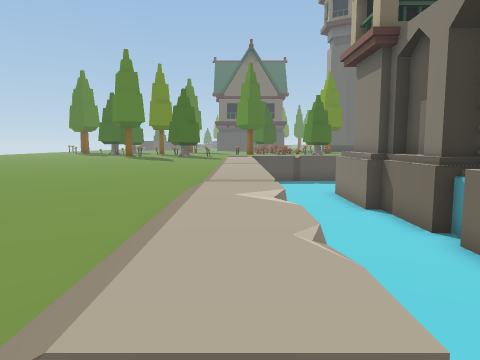
view 1 (above)

24 first-person views from a walk through a scene from a Unity 3-D project. The camera is 1.2 m above the floor, tilts 6° down and sees 70° across. The floor is counted in squares, 2 m on a side. Each view is taken from the middle of a square. On the plan, view 1 faces up. The plan holds only what a view shows up to about 10 squares ahead; the rest is blank. The place goes on beyond the plan. The player is left out.

view 2
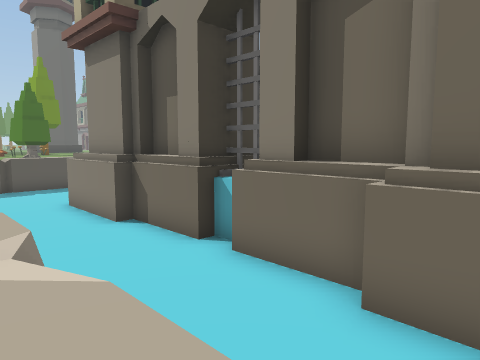

view 3
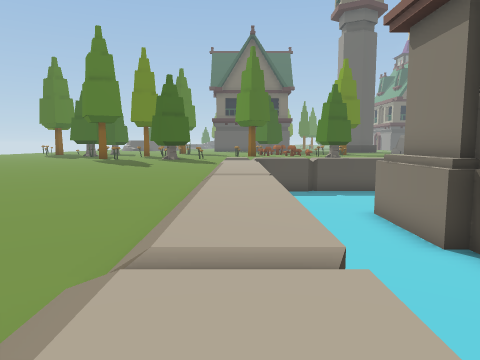

view 4
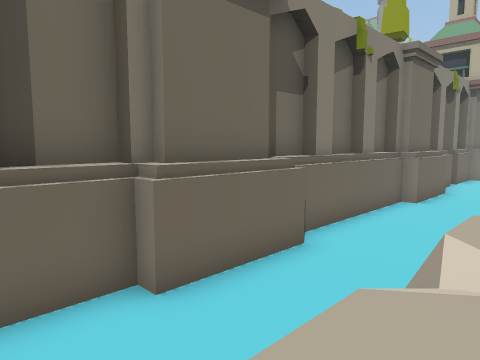

view 5
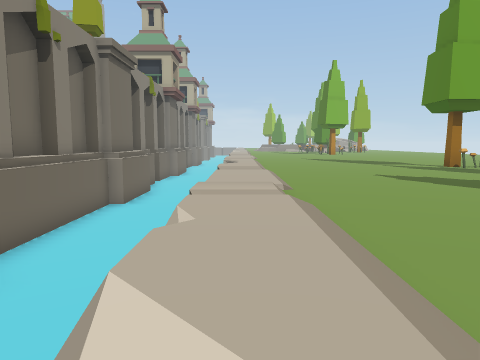

view 6
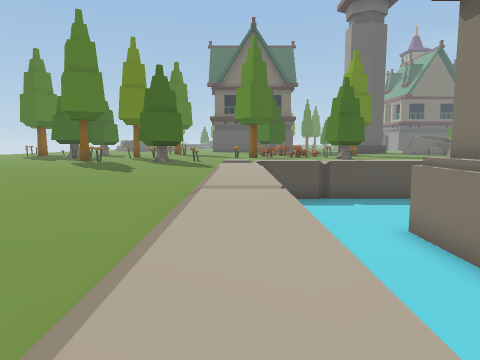

view 7
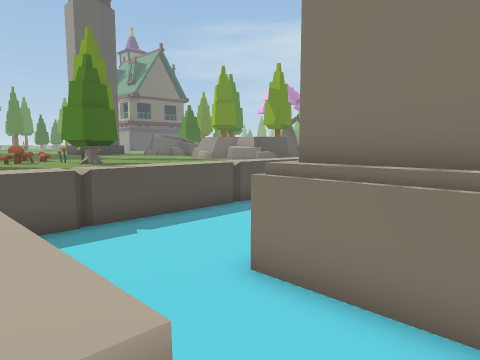

view 8
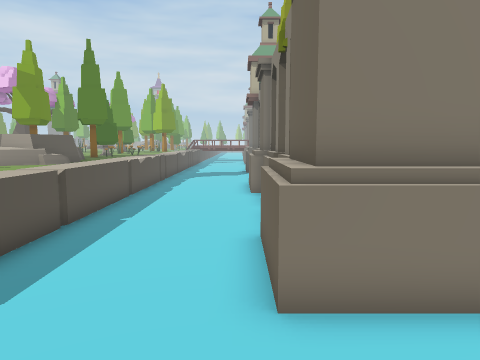

view 9
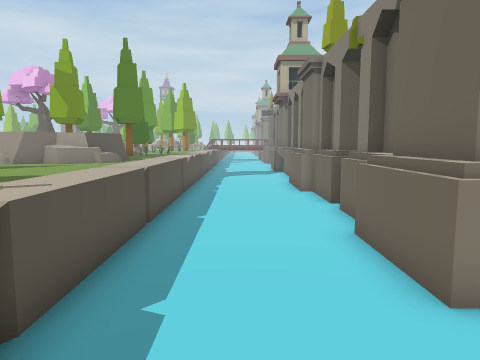

view 10
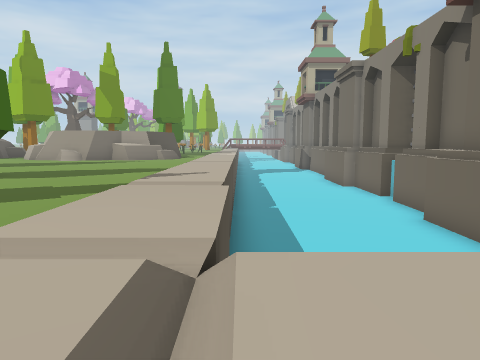

view 11
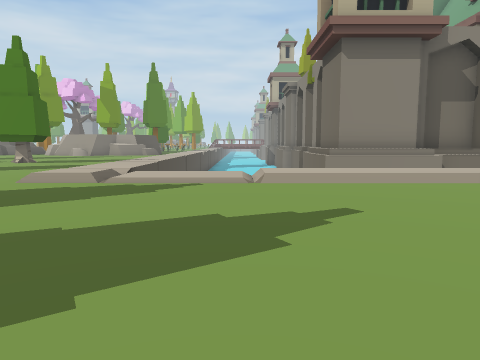

view 12
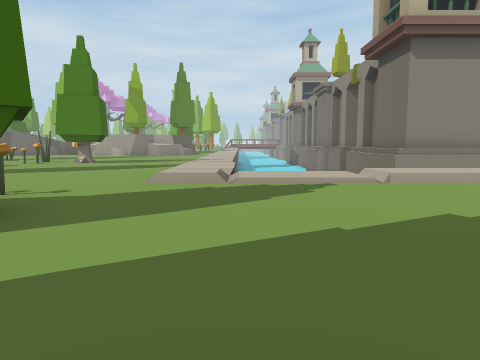

view 13
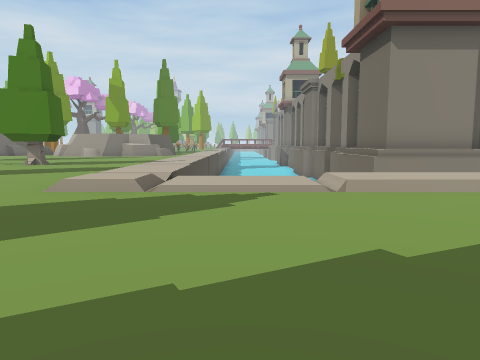

view 14
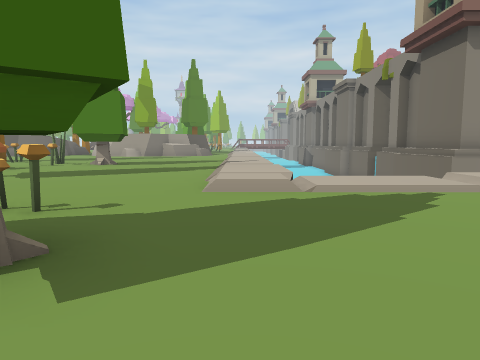

view 15
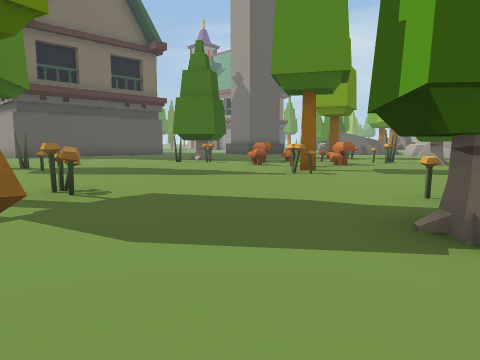

view 16
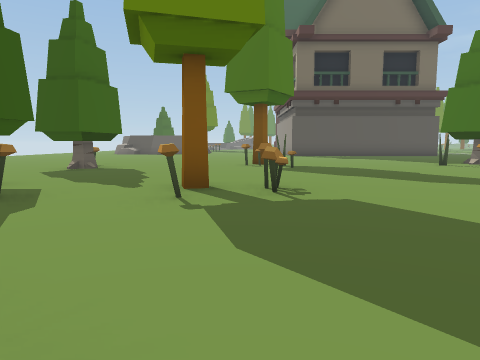

view 17
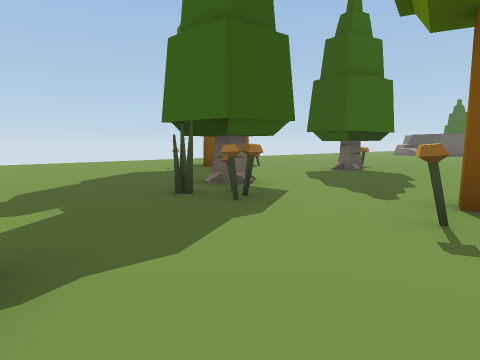

view 18
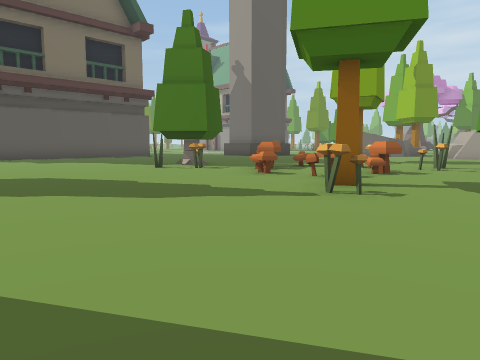

view 19
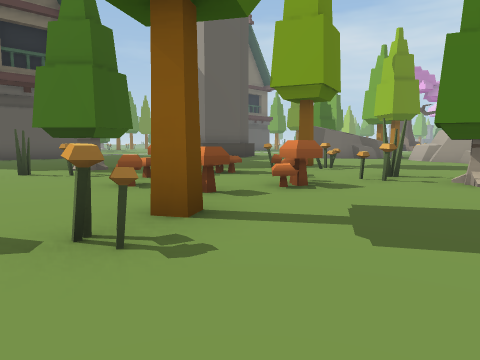

view 20
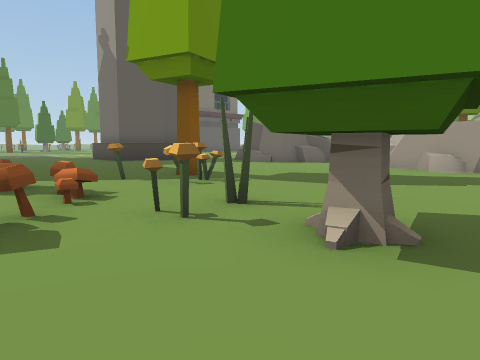

view 21
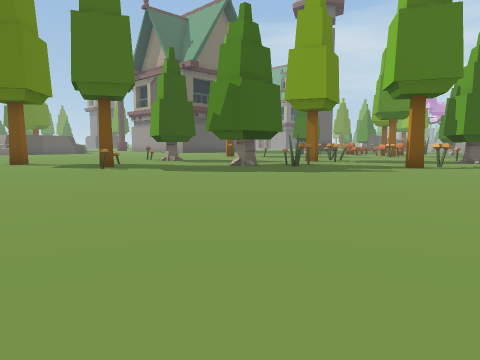

view 22
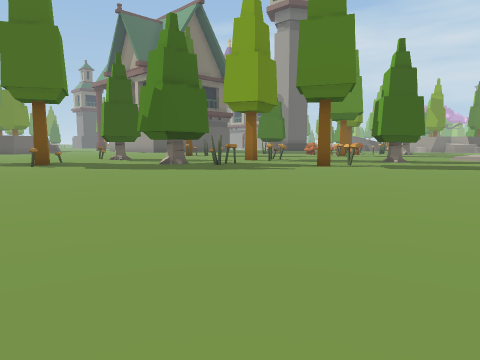

view 23
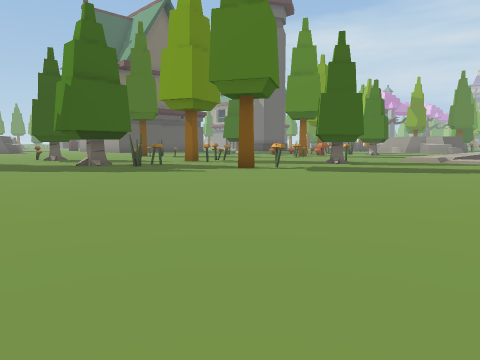

view 24
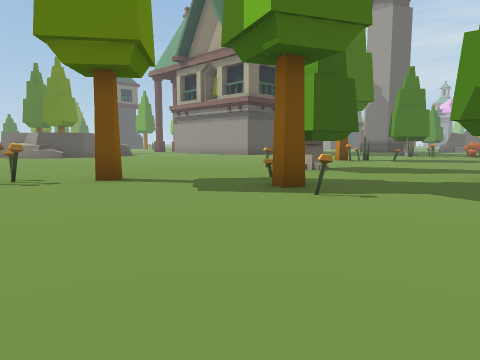

### Floor plan
Key: @ floor where view 1 was taken; # wall or solid block; x gap in a wall; . main floor; : floor 0.25 m higher than the main floor; + floor 0.5 m higher than the main floor; / step, stairs or slope; = window, fence, low wall or low ledge; ^ raised ledge; v drop or lower ground; T tower.
Columns run from 16 left of view 1 to 11 right of it. Each row starts with its distance up from view 1.
 33   ....        .. ..
 32  ...... ..    .....  ...
 31  =........  .......  ....
 30  ..#...=....#....##  ....
 29  ......#....=....#.. ......
 28  ....=.#..........##........
 27 ....#............=##=.##....
 26 ....=.............=#==.....
 25 .......#....=....###=#......
 24 .......##.#x=...##...#.....=
 23 .....................#......
 22  ..........................
 21 .........##..##............
 20 ............##.............
 19 ................:::/::::/::
 18 ................/vvvvvvvvvv
 17  .............../vvvvvvvvvv
 16  .............../vvvvvvvvvv
 15    ....   ......:vvvvvvvvvv
 14           ......:vvvvvvvvvv
 13           ......:vvvT###v+v
 12           ......:vvvT   ^##
 11            ...../vvvT#
 10           ......:vvvT#
  9           ......:vvvv^
  8           ......:vvvv##
  7            .....:vvvv##
  6             ..../vvv^#
  5             ....:vvv^^
  4              ...:vvvT^
  3               ..:vvvT#
  2               ..:vvvT
  1              .../vvvT
  0             ....@vvv^^
 -1             .....vvv^^
 -2            ......vvv^#
 -3           .......vvv^^
 -4           ....../vvv^#
 -5           ......: vv^^

Where each view was taken, in squares from view 1:
view 1: 0 up, 0 right, facing up
view 2: 2 up, 0 right, facing up-right
view 3: 4 up, 0 right, facing up
view 4: 6 up, 0 right, facing down-right
view 5: 5 up, 0 right, facing down
view 6: 6 up, 0 right, facing up
view 7: 10 up, 0 right, facing up-right
view 8: 14 up, 0 right, facing right
view 9: 16 up, 0 right, facing right
view 10: 18 up, 1 left, facing right
view 11: 16 up, 6 left, facing right
view 12: 18 up, 6 left, facing right
view 13: 17 up, 5 left, facing right
view 14: 19 up, 5 left, facing right
view 15: 20 up, 6 left, facing up-right
view 16: 20 up, 5 left, facing up
view 17: 21 up, 5 left, facing up-left
view 18: 22 up, 4 left, facing up-right
view 19: 22 up, 1 left, facing up-right
view 20: 22 up, 3 right, facing up-right
view 21: 18 up, 16 left, facing up-right
view 22: 16 up, 15 left, facing up-right
view 23: 15 up, 13 left, facing up-right
view 24: 24 up, 16 left, facing up-right
